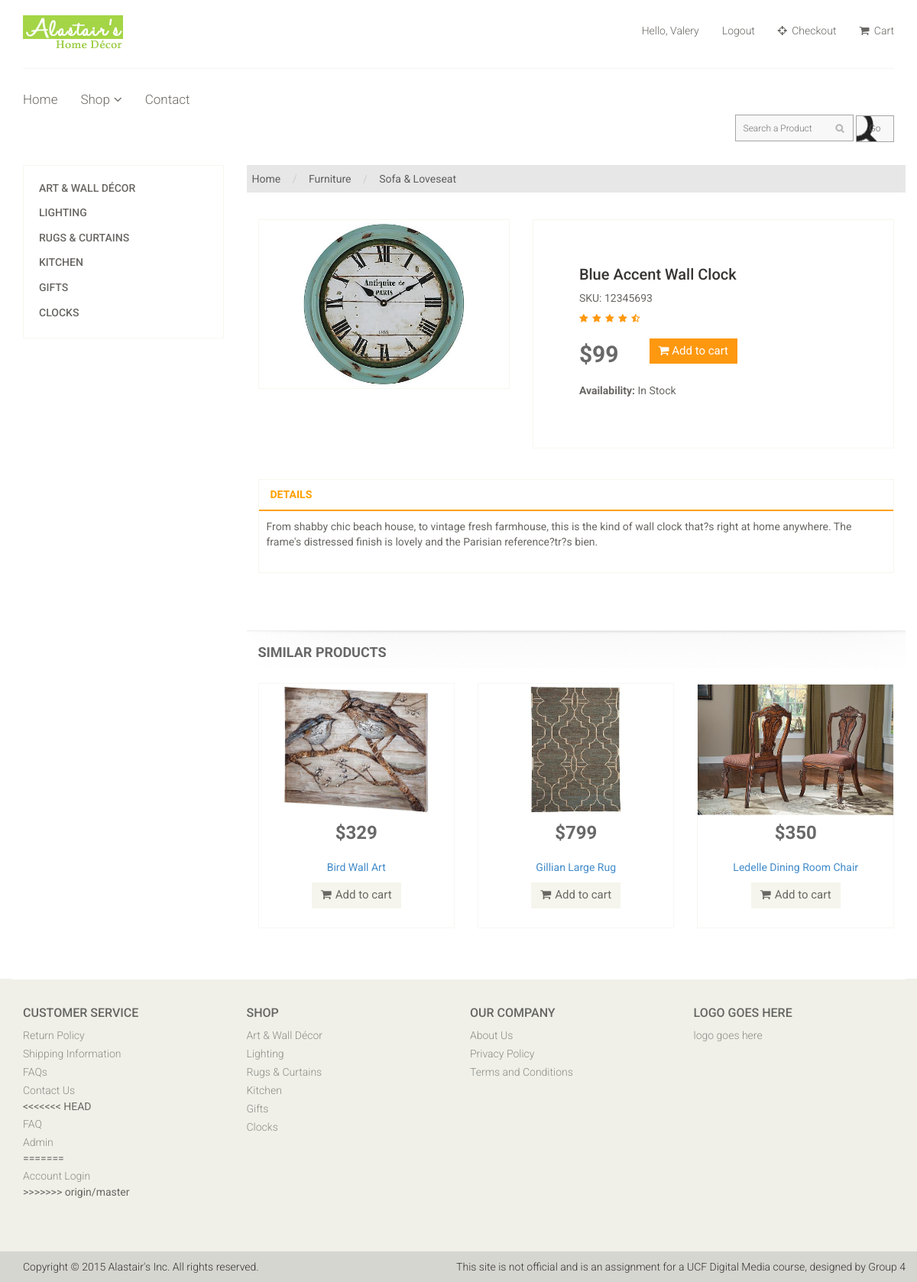
Page /product-details.php?view=16 (signed in) on the committed database.
### tables this page shows
CREATE TABLE IF NOT EXISTS `member` (
  `id` int(6) unsigned NOT NULL,
  `username` varchar(255) NOT NULL,
  `email` varchar(255) NOT NULL,
  `password` varchar(255) NOT NULL
);

CREATE TABLE IF NOT EXISTS `alastairsgroup_account` (
  `productID` int(10) NOT NULL,
  `productName` varchar(255) NOT NULL,
  `description` text NOT NULL,
  `category` text NOT NULL,
  `sku` int(16) NOT NULL,
  `stock` int(6) NOT NULL,
  `cost` decimal(10,0) NOT NULL,
  `price` decimal(10,0) NOT NULL,
  `image` varchar(255) NOT NULL,
  `productKeywords` text NOT NULL,
  `weight` decimal(5,0) NOT NULL,
  `measurements` varchar(75) NOT NULL
);

### product-details.php (the view)
<?php include ("includes/header.php"); ?>
		<div class="container">
			<div class="row">
				<div class="col-sm-3">
					<div class="left-sidebar">
						<div class="panel-group category-products" id="accordian">
							<div class="panel panel-default">
								<div class="panel-heading">
									<h4 class="panel-title"><a href="art-wall-decor.php">Art & Wall Décor</a></h4>
								</div>
							</div>
							<div class="panel panel-default">
								<div class="panel-heading">
									<h4 class="panel-title"><a href="lighting.php">Lighting</a>
									</h4>
								</div>
							</div>
							<div class="panel panel-default">
								<div class="panel-heading">
									<h4 class="panel-title"><a href="rugs-curtains.php">Rugs & Curtains</a></h4>
								</div>
							</div>
							<div class="panel panel-default">
								<div class="panel-heading">
									<h4 class="panel-title"><a href="kitchen.php">Kitchen</a></h4>
								</div>
							</div>
							<div class="panel panel-default">
								<div class="panel-heading">
									<h4 class="panel-title"><a href="gifts.php">Gifts</a></h4>
								</div>
							</div>
							<div class="panel panel-default">
								<div class="panel-heading">
									<h4 class="panel-title"><a href="clocks.php">Clocks</a></h4>
								</div>
							</div>
						</div>
					</div>
				</div>
				<div class="col-sm-9 padding-right">
					<div class="breadcrumbs">
						<ol class="breadcrumb">
							<li><a href="#">Home</a></li>
							<li><a href="#">Furniture</a></li>
							<li class="breadcrumbs-active"><a href="#">Sofa & Loveseat</a></li>
						</ol>
					</div>
                    <?php
                    $proId = $_GET["view"];
                    $proId = htmlspecialchars($proId);
                    $query=mysql_query("select * from alastairsgroup_account where productID='".mysql_real_escape_string($proId)."'");
                    while($results=mysql_fetch_array($query))
					{
                    ?>
					<div class="product-details">
						<div class="col-sm-5">
							<div class="view-product">
                                <img src="<?php echo $results['image'];?>" alt="<?php echo $results['productName'];?>" />
							</div>
						</div>
						<div class="col-sm-7">
							<div class="product-information">
								<h2><?php echo $results['productName'];?></h2>
								<p>SKU: <?php echo $results['sku'];?></p>
								<img src="img/product-details/rating.png" alt="Rating" /> <br />
								<span>
									<span>$<?php echo $results['price'];?></span>
									<a href="cart.php?prod=<?php echo $results['productID']; ?>" class="btn btn-fefault cart"><i class="fa fa-shopping-cart"> </i> Add to cart</a>
								</span>
								<p><b>Availability:</b> In Stock</p>
							</div>
						</div>
					</div>
					<div class="category-tab shop-details-tab">
						<div class="col-sm-12">
							<ul class="nav nav-tabs">
								<li><a href="#details" data-toggle="tab">Details</a></li>
							</ul>
							<p class="descr"><?php echo $results['description'];?></p>
						</div>
					</div>
					<?php } ?>
					<hr />
					<div class="recommended_items">
						<h2 class="title">Similar Products</h2>
						<div id="recommended-item-carousel" class="carousel slide" data-ride="carousel">
							<div class="carousel-inner">
								<div class="item active">
									<?php
									$query=mysql_query("select * from alastairsgroup_account order by rand() limit 3");
			                        while($results=mysql_fetch_array($query))
									{
									?>
									<div class="col-sm-4">
										<div class="product-image-wrapper">
											<div class="single-products">
												<div class="productinfo text-center">
			                                    	<a href="product-details.php?view=<?php echo $results['productID']; ?>"><img src="<?php echo $results['image'];?>" alt="Product" /></a>
			                                    	<h2>$<?php echo $results['price'];?></h2>
													<p><a href="product-details.php?view=<?php echo $results['productID']; ?>"><?php echo $results['productName'];?></a></p>
			                                    <a href="#" class="btn btn-default add-to-cart"><i class="fa fa-shopping-cart"></i>Add to cart</a>
												</div>
											</div>
										</div>
									</div>
									<?php } ?>
								</div>
							</div>
						</div>
					</div>
				</div>
			</div>
		</div>
<?php include ("includes/footer.php"); ?>

### includes/header.php (shortened to what this page needs)
<!DOCTYPE html>
<html lang="en">
<head>
    <link href="css/bootstrap.min.css" rel="stylesheet">
    <link href="css/font-awesome.min.css" rel="stylesheet">
    <link href="css/prettyPhoto.css" rel="stylesheet">
    <link href="css/price-range.css" rel="stylesheet">
    <link href="css/animate.css" rel="stylesheet">
	<link href="css/styles.css" rel="stylesheet">
	<link href="css/responsive.css" rel="stylesheet">
</head>
<body>
	<header id="header">
		<div class="header-middle">
			<div class="container">
				<div class="row">
					<div class="col-sm-4">
						<div class="logo pull-left">
							<a href="home.php"><img src="img/home/logo.png" alt="Alastair's" /></a>
						</div>
					</div>
					<div class="col-sm-8">
						<div class="shop-menu pull-right">
							<ul class="nav navbar-nav">
                                <?php
                                    if(!empty($_SESSION['email'])){
                                        $uemail = $_SESSION['email'];
                                        $query=mysql_query("select * from member where email='$uemail'");
                                        while($results=mysql_fetch_array($query))
                    					{
                    					   $uname = $results['username'];
                    					}
                                        echo "<li><a>Hello, ".$uname." </a></li>";
                                        echo "<li><a href='logout.php'>Logout</a></li>";
                                    }else{
                                        echo '<li><a href="login.php"><i class="fa fa-lock"></i> Login</a></li>';
                                    }
                                ?>
								<li><a href="checkout.php"><i class="fa fa-crosshairs"></i> Checkout</a></li>
								<li><a href="cart.php"><i class="fa fa-shopping-cart"></i> Cart</a></li>
							</ul>
						</div>
					</div>
				</div>
			</div>
		</div>
		<div class="header-bottom">
			<div class="container">
				<div class="row">
					<div class="col-sm-9">
						<div class="mainmenu pull-left">
							<ul class="nav navbar-nav collapse navbar-collapse">
								<li><a href="home.php">Home</a></li>
								<li class="dropdown"><a href="#">Shop<i class="fa fa-angle-down"></i></a>
                                </li>
								<li><a href="contact-us.php">Contact</a></li>
							</ul>
						</div>
					</div>
					<div class="col-sm-12">
						<div class="search_box pull-right">
							<form method="get" action="search.php" enctype="multipart/form-data">
								<input type="text" name="user_query" placeholder="Search a Product" class="search-input"/ >
								<input type="submit" name="search" ID="search-icon" value="Go" class="search-button"/>
							</form>
						</div>
					</div>
				</div>
			</div>
		</div>
	</header>

### rows in the picture
member: username "Valery"
alastairsgroup_account: image (picture), productName "Blue Accent Wall Clock", sku "12345693", price "99", description "From shabby chic beach house, to vintage fresh farmhouse, this is the kind of wall clock that?s right at home anywhere. The frame's distressed finish is lovely and the Parisian reference?tr?s bien."
alastairsgroup_account: image (picture), price "329", productName "Bird Wall Art"
alastairsgroup_account: image (picture), price "799", productName "Gillian Large Rug"
alastairsgroup_account: image (picture), price "350", productName "Ledelle Dining Room Chair"
